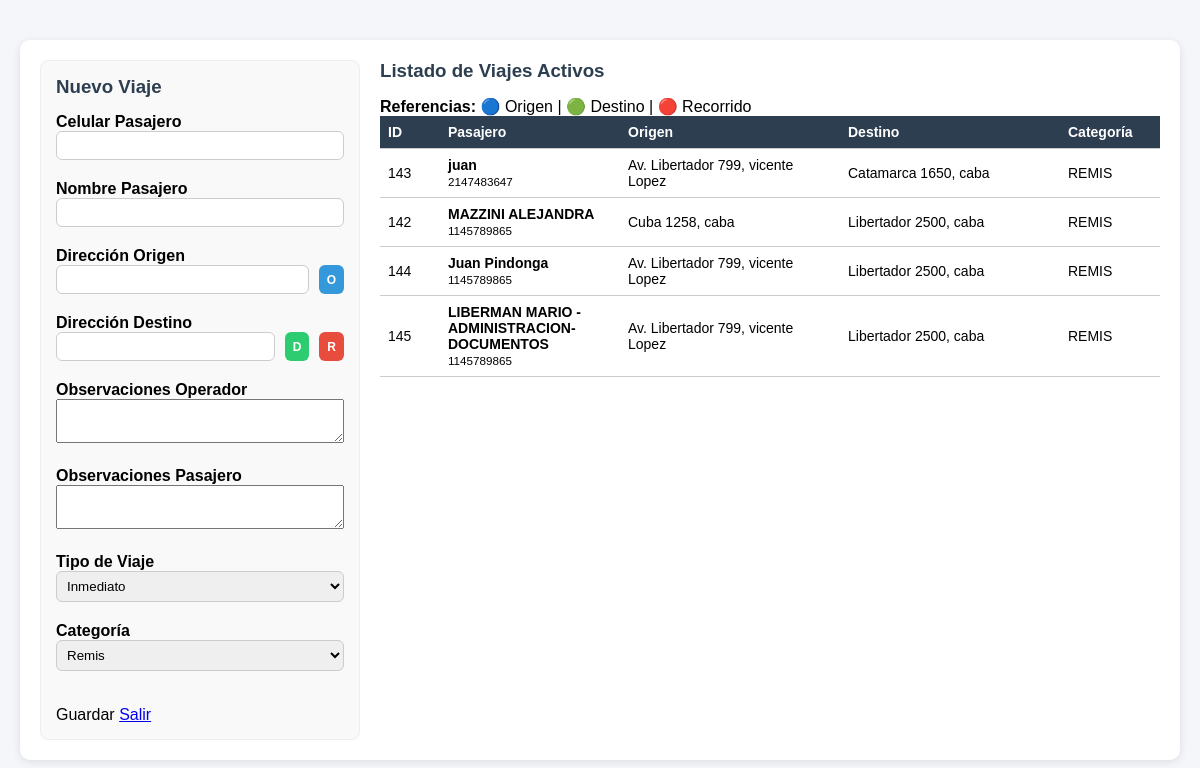
The app's page /php/00_administracion/despacho_viajes/listado_viajes.php (signed in), older data.
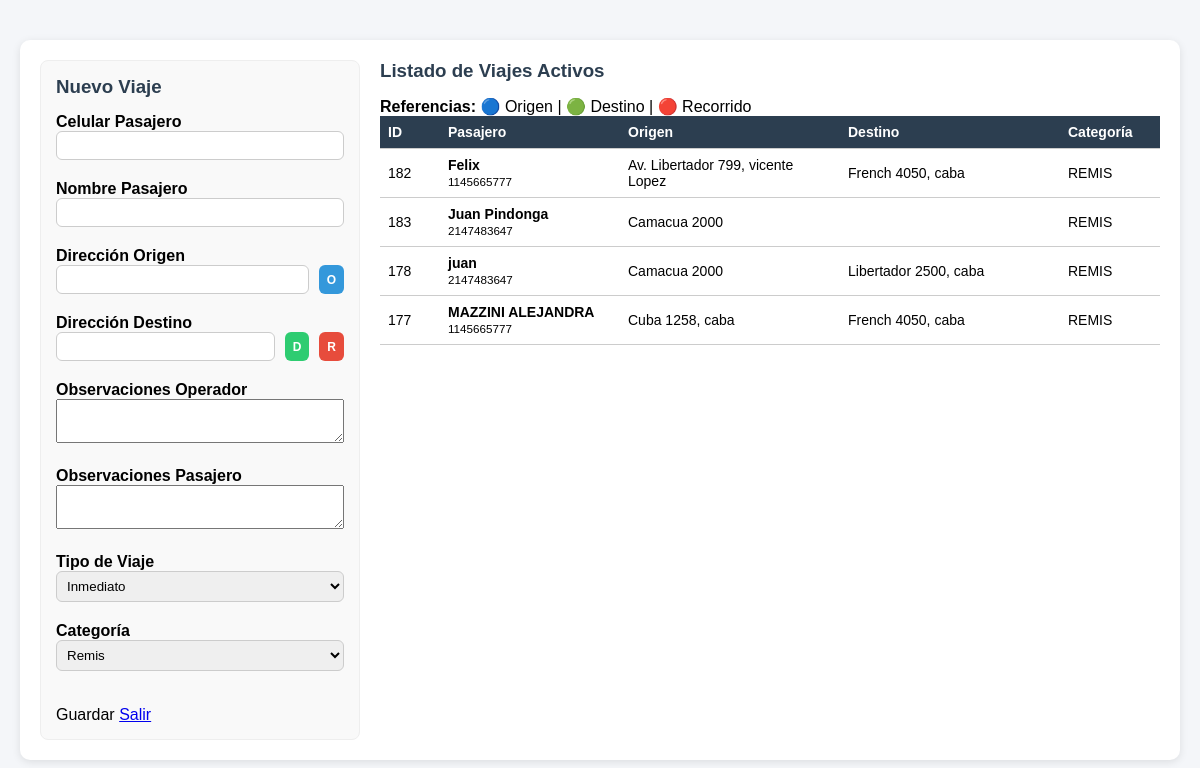
The same page, newer data.
### tables this page shows
CREATE TABLE `viajes_despacho` (
  `id` int(20) NOT NULL AUTO_INCREMENT,
  `cel_pasaj` int(10) NOT NULL,
  `nombre_pasaj` varchar(50) NOT NULL,
  `direccion_origen` varchar(70) NOT NULL,
  `direccion_destino` varchar(70) DEFAULT NULL,
  `puntos_paso` text DEFAULT NULL,
  `obs_operador` varchar(500) NOT NULL,
  `obs_pasaj` varchar(500) NOT NULL,
  `estado` varchar(15) NOT NULL,
  `diferido` varchar(20) NOT NULL,
  `fecha` date DEFAULT NULL,
  `hora` varchar(11) DEFAULT NULL,
  `categoria_movil` varchar(15) NOT NULL,
  `origen_lat` decimal(10,8) DEFAULT NULL,
  `origen_lng` decimal(11,8) DEFAULT NULL,
  `destino_lat` decimal(10,8) DEFAULT NULL,
  `destino_lng` decimal(11,8) DEFAULT NULL,
  `cc` int(4) DEFAULT NULL,
  `centro_de_costo` int(4) DEFAULT NULL,
  `id_autorizante` int(11) DEFAULT NULL,
  `obs_viaje` varchar(255) NOT NULL,
  `id_chofer` int(4) NOT NULL,
  `asignado_a` int(4) DEFAULT 0,
  `fecha_asignacion` datetime DEFAULT NULL,
  `id_cc` int(4) DEFAULT NULL,
  `km_recorridos` decimal(10,2) NOT NULL,
  `peajes` decimal(5,2) NOT NULL,
  `tiempo_espera` int(10) NOT NULL,
  `observaciones_finalizacion` varchar(100) NOT NULL,
  `fecha_finalizacion` date DEFAULT NULL,
  `chofer_nombre_hist` varchar(100) DEFAULT NULL,
  `chofer_apellido_hist` varchar(100) DEFAULT NULL,
  `chofer_celular_hist` varchar(20) DEFAULT NULL,
  `vehiculo_marca_hist` varchar(50) DEFAULT NULL,
  `vehiculo_modelo_hist` varchar(50) DEFAULT NULL,
  `vehiculo_patente_hist` varchar(20) DEFAULT NULL,
  `vehiculo_color_hist` varchar(20) DEFAULT NULL,
  PRIMARY KEY (`id`)
);

### funciones/funciones.php (called while the page is built, shortened)
<?php
function conexion()
{
    $host = 'localhost';
    $db   = 'app_viajes';
    $user = 'root';
    $pass = 'belgrado';
    try {
        $dsn = "mysql:host=$host;dbname=$db;charset=utf8mb4";
        $conn = new PDO($dsn, $user, $pass, [
            PDO::ATTR_ERRMODE => PDO::ERRMODE_EXCEPTION,
            PDO::ATTR_DEFAULT_FETCH_MODE => PDO::FETCH_ASSOC,
            PDO::MYSQL_ATTR_INIT_COMMAND => "SET NAMES utf8mb4"
        ]);
        return $conn;
    } catch (PDOException $e) {
        echo "Error de conexión: " . $e->getMessage();
    }
}
?>
<?php
function obtenerViajes($filtro = 'todos')
{
    $conn = conexion();
    $sql = "SELECT * FROM viajes_despacho WHERE 1=1";
    switch ($filtro) {
        case 'todos':
        default:
            $sql .= " AND estado NOT IN ('Completo', 'Cancelado')";
            break;
    }
    $sql .= " ORDER BY fecha DESC, hora DESC";
    $stmt = $conn->prepare($sql);
    $stmt->execute();
    return $stmt->fetchAll(PDO::FETCH_ASSOC);
}

### php/00_administracion/despacho_viajes/listado_viajes.php (the view, shortened to what the changed rows need)
<?php
include_once "../../../funciones/funciones.php";
$viajes = obtenerViajes();
?>
<!DOCTYPE html>
<html lang="es">
<head>
    <link rel="stylesheet" href="../../../css/estilos.css">
    <link rel="stylesheet" href="https://unpkg.com/leaflet@1.9.4/dist/leaflet.css" />
    <link rel="stylesheet" href="../../../css/listado_viajes.css">
</head>
<body>
    <div class="container">
        <div class="card operadores-layout">
            <div class="col-tabla">
                <table class="table">
                    <thead>
                        <tr>
                            <th class="col-id">ID</th>
                            <th class="col-pasajero">Pasajero</th>
                            <th class="col-direccion">Origen</th>
                            <th class="col-direccion">Destino</th>
                            <th class="col-cat">Categoría</th>
                        </tr>
                    </thead>
                    <tbody>
                        <?php if (empty($viajes)): ?>
                            <tr>
                                <td colspan="8">No hay viajes</td>
                            </tr>
                            <?php else: foreach ($viajes as $v): ?>
                                <tr style="<?= $v['diferido'] == "Si" ? 'background:#d4edda;' : '' ?>">
                                    <td class="col-id"><?= $v['id'] ?></td>
                                    <td class="col-pasajero">
                                        <strong><?= htmlspecialchars($v['nombre_pasaj']) ?></strong><br>
                                        <small><?= htmlspecialchars($v['cel_pasaj']) ?></small>
                                    </td>
                                    <td class="col-direccion">
                                        <?= htmlspecialchars($v['direccion_origen']) ?>
                                    </td>
                                    <td class="col-direccion">
                                        <?= htmlspecialchars($v['direccion_destino']) ?>
                                    </td>
                                    <td class="col-cat"><?= $v['categoria_movil'] ?></td>
                                </tr>
                        <?php endforeach;
                        endif; ?>
                    </tbody>
                </table>
            </div>
        </div>
    </div>
</body>
</html>

Row changes from the older to the newer data that the page shows:
no longer on this page (row edited): viajes_despacho: id "143", nombre_pasaj "juan", cel_pasaj "2147483647", direccion_origen "Av. Libertador 799, vicente Lopez", direccion_destino "Catamarca 1650, caba", categoria_movil "REMIS"
no longer on this page (row edited): viajes_despacho: id "142", nombre_pasaj "MAZZINI ALEJANDRA", cel_pasaj "1145789865", direccion_origen "Cuba 1258, caba", direccion_destino "Libertador 2500, caba", categoria_movil "REMIS"
no longer on this page (row edited): viajes_despacho: id "144", nombre_pasaj "Juan Pindonga", cel_pasaj "1145789865", direccion_origen "Av. Libertador 799, vicente Lopez", direccion_destino "Libertador 2500, caba", categoria_movil "REMIS"
no longer on this page (row edited): viajes_despacho: id "145", nombre_pasaj "LIBERMAN MARIO - ADMINISTRACION-DOCUMENTOS", cel_pasaj "1145789865", direccion_origen "Av. Libertador 799, vicente Lopez", direccion_destino "Libertador 2500, caba", categoria_movil "REMIS"
added viajes_despacho: id "182", nombre_pasaj "Felix", cel_pasaj "1145665777", direccion_origen "Av. Libertador 799, vicente Lopez", direccion_destino "French 4050, caba", categoria_movil "REMIS"
added viajes_despacho: id "183", nombre_pasaj "Juan Pindonga", cel_pasaj "2147483647", direccion_origen "Camacua 2000", categoria_movil "REMIS"
added viajes_despacho: id "178", nombre_pasaj "juan", cel_pasaj "2147483647", direccion_origen "Camacua 2000", direccion_destino "Libertador 2500, caba", categoria_movil "REMIS"
added viajes_despacho: id "177", nombre_pasaj "MAZZINI ALEJANDRA", cel_pasaj "1145665777", direccion_origen "Cuba 1258, caba", direccion_destino "French 4050, caba", categoria_movil "REMIS"
